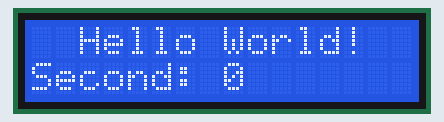
Simulated run of this sketch. Board: Arduino Uno, built with avr-gcc and run on an emulated ATmega328P. Parts: 16×2 character LCD.

Above: at 0.1 s.
At 4.1 s:
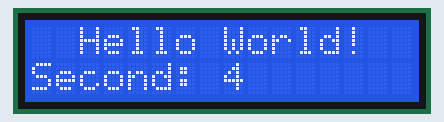
At 9.1 s:
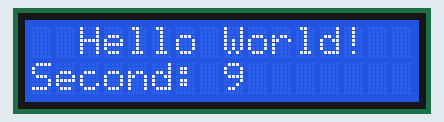
At 19.1 s:
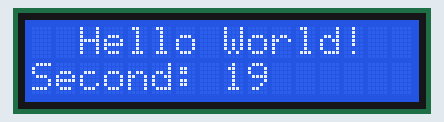
At 29.1 s:
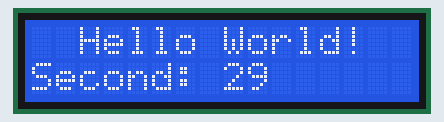
At 39.1 s:
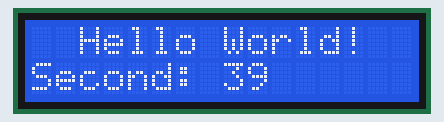

The sketch:

LCD_1602_LiquidCrystal.ino
```cpp
/*
 * LCD1602
 * 1602驱动库的使用
 */

#include <LiquidCrystal.h>

const int rs = 7, en = 6, d4 = 5, d5 = 4, d6 = 3, d7 = 2;
LiquidCrystal lcd(rs, en, d4, d5, d6, d7);

void setup() {
  lcd.begin(16, 2);
  lcd.clear();
}

void loop() {
  lcd.setCursor(2, 0);
  lcd.print("Hello World!");

  lcd.setCursor(0, 1);
  lcd.print("Second: ");
  lcd.print(millis() / 1000);
}
```

Measured:
- what the display in image 1 shows lasts 1.0 s, from 4.0 s to 5.0 s
